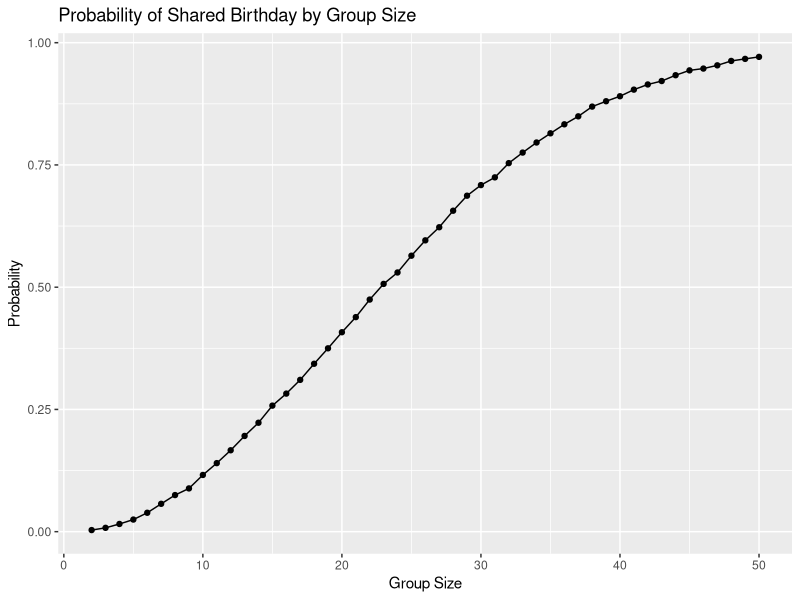
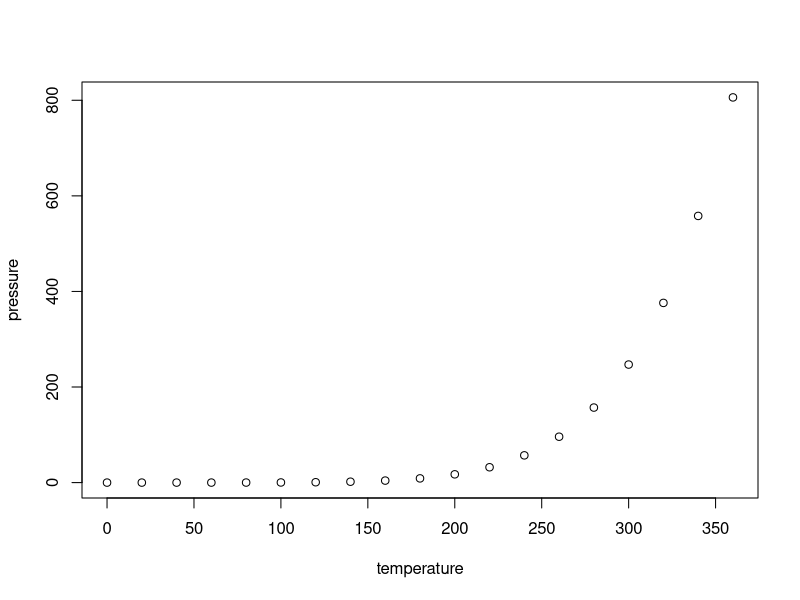

Source code (R) for these figures, in order:
## ---- chunk 1
knitr::opts_chunk$set(collapse = TRUE, message = FALSE)
## ---- chunk 2
library(tidyverse)
## ---- chunk 3
shared_birthday <- function(n) {
  # Randomly assign each person a birthday from 1–365 (with replacement)
  birthdays = sample(1:365, size = n, replace = TRUE)
  # Check if any birthday appears more than once; TRUE = shared birthday exists
  any(duplicated(birthdays))
}
## ---- chunk 4
set.seed(123)

birthday_sim =
  tibble(group_size = 2:50) |> 
  mutate(
    sims = map(group_size, ~ replicate(10000, shared_birthday(.x))),
    prob_shared = map_dbl(sims, mean)
  )
## ---- chunk 5
birthday_sim |>
  ggplot(aes(x = group_size, y = prob_shared)) +
  # shows trend
  geom_line() +
  # shows individual estimates
  geom_point() +
  labs(
    title = "Probability of Shared Birthday by Group Size",
    x = "Group Size",
    y = "Probability"
  )
## ---- chunk 6
plot(pressure)
